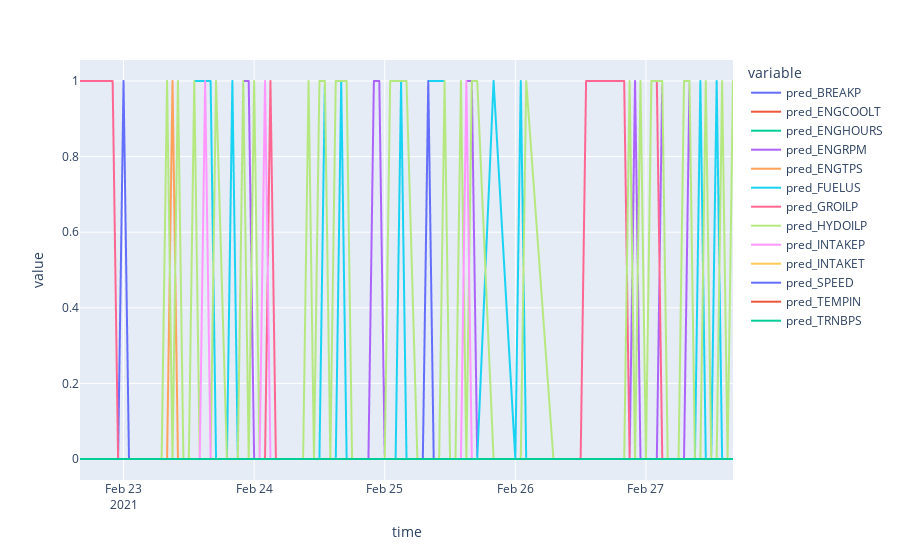

Write notebook code for a chart like this one.
### Code cell
machine = 'WOS___175L'

df = pd.read_csv(os.path.join('../predictions', machine+'.csv'))
df = df.fillna(0)
px.line(df, x=df['time'], y=['pred_BREAKP', 'pred_ENGCOOLT', 'pred_ENGHOURS', 'pred_ENGRPM',
       'pred_ENGTPS', 'pred_FUELUS', 'pred_GROILP', 'pred_HYDOILP',
       'pred_INTAKEP', 'pred_INTAKET', 'pred_SPEED', 'pred_TEMPIN',
       'pred_TRNBPS'])
